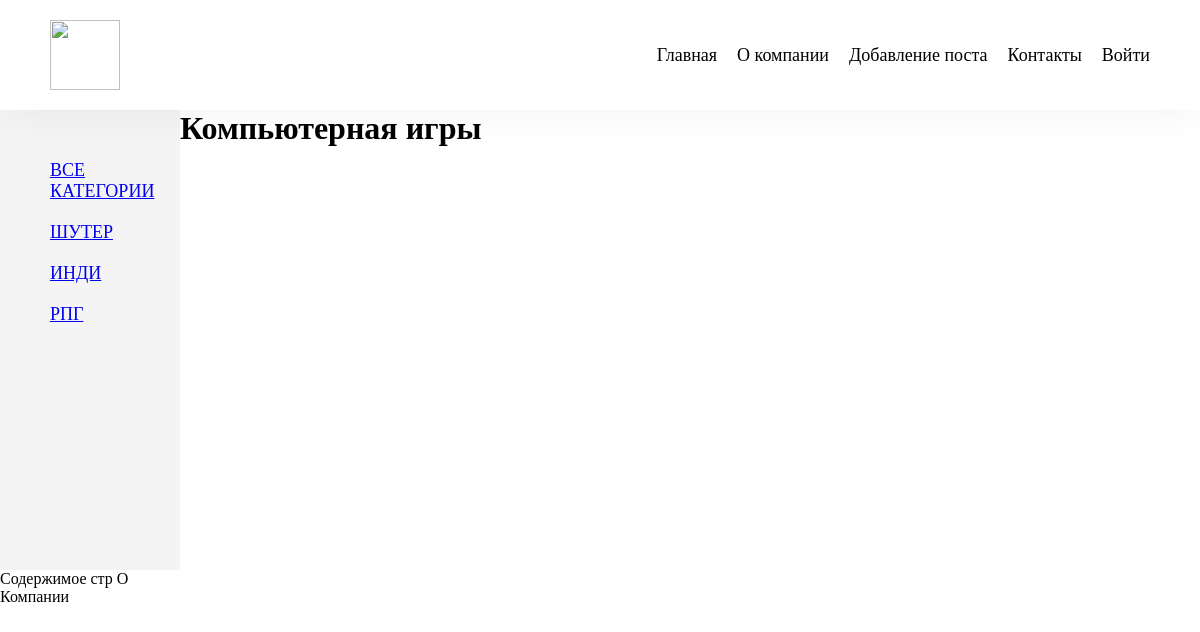
The page /about/ on the database its author committed.
### index/models.py (models this page shows, shortened)
class Category(models.Model):
    name = models.CharField(max_length=100, db_index=True, verbose_name='Категория')
    slug = models.SlugField(max_length=255, unique=True, db_index=True, verbose_name='URL')
    def get_absolute_url(self):
        return reverse('category', kwargs={'cat_id': self.pk})
    class Meta:
        verbose_name = 'Категория'
        verbose_name_plural = 'Категории'
        ordering = ['id']

### index/views.py (the view)
# urls.py: path('about/', about, name='about'),
def about(request):
    context = {
        'title':'Компьютерная игры',
    }
    return render(request, 'index/about.html', context=context)

### index/templatetags/index_tags.py (called while the page is built)
@register.inclusion_tag('index/list_categories.html')
def show_categories(sort=None, cat_selected=0):
    if not sort:
        cats = Category.objects.all()
    else:
        cats = Category.objects.order_by(sort)
    return {'cats': cats, 'cat_selected': cat_selected}

@register.inclusion_tag('index/header.html')
def show_header():
    menu = [
        {'title': 'Главная', 'url_name': 'home'},
        {'title': 'О компании', 'url_name': 'about'},
        {'title': 'Добавление поста', 'url_name': 'addpost'},
        {'title': 'Контакты', 'url_name': 'contact'},
        {'title': 'Войти', 'url_name': 'login'}
    ]
    return {'menu': menu}

### index/templates/index/about.html
{% extends 'index/base.html' %}
{% block content %}
    <h1>{{ title }}</h1>
    <p>Содержимое стр О Компании</p>
{% endblock %}

### index/templates/index/list_categories.html
{% for cat in cats %}
    {% if cat.pk == cat_selected %}
        <li class="selected">{{ cat.name }}</li>
    {% else %}
        <li><a href="{{ cat.get_absolute_url }}">{{ cat.name }}</a></li>
    {% endif %}
{% endfor %}

### index/static/index/css/style.css (style rules this page uses)
html { height: 100%; scroll-behavior: smooth; }
*, *::before, *::after { padding: 0; margin: 0; box-sizing: border-box; }
body { display: flex; min-height: 100vh; flex-direction: column; }
.sidebar li { text-transform: uppercase; font-size: 18px; }

### rows shown on the page
Category: name "ШУТЕР"
Category: name "ИНДИ"
Category: name "РПГ"

### other values the page prints
{{ item.title }} "Главная" "О компании" "Добавление поста" "Контакты" "Войти"
{{ title }} "Компьютерная игры"
